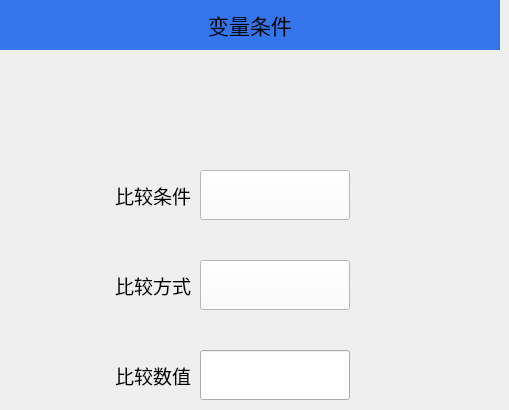
   <widget class="QWidget" name="page_26">
    <widget class="QLineEdit" name="Edit_varCmpVal">
     <property name="geometry">
      <rect>
       <x>200</x>
       <y>350</y>
       <width>150</width>
       <height>50</height>
      </rect>
     </property>
     <property name="minimumSize">
      <size>
       <width>150</width>
       <height>50</height>
      </size>
     </property>
     <property name="maximumSize">
      <size>
       <width>150</width>
       <height>50</height>
      </size>
     </property>
     <property name="font">
      <font>
       <pointsize>14</pointsize>
      </font>
     </property>
    </widget>
    <widget class="QLabel" name="label_39">
     <property name="geometry">
      <rect>
       <x>0</x>
       <y>0</y>
       <width>500</width>
       <height>50</height>
      </rect>
     </property>
     <property name="minimumSize">
      <size>
       <width>500</width>
       <height>50</height>
      </size>
     </property>
     <property name="maximumSize">
      <size>
       <width>500</width>
       <height>50</height>
      </size>
     </property>
     <property name="font">
      <font>
       <pointsize>16</pointsize>
      </font>
     </property>
     <property name="styleSheet">
      <string notr="true">QLabel{background-color:#3475EB;}</string>
     </property>
     <property name="text">
      <string>变量条件</string>
     </property>
     <property name="alignment">
      <set>Qt::AlignCenter</set>
     </property>
    </widget>
    <widget class="QLabel" name="label_172">
     <property name="geometry">
      <rect>
       <x>60</x>
       <y>170</y>
       <width>131</width>
       <height>51</height>
      </rect>
     </property>
     <property name="font">
      <font>
       <pointsize>14</pointsize>
      </font>
     </property>
     <property name="text">
      <string>比较条件</string>
     </property>
     <property name="alignment">
      <set>Qt::AlignRight|Qt::AlignTrailing|Qt::AlignVCenter</set>
     </property>
    </widget>
    <widget class="QLabel" name="label_173">
     <property name="geometry">
      <rect>
       <x>60</x>
       <y>260</y>
       <width>131</width>
       <height>51</height>
      </rect>
     </property>
     <property name="font">
      <font>
       <pointsize>14</pointsize>
      </font>
     </property>
     <property name="text">
      <string>比较方式</string>
     </property>
     <property name="alignment">
      <set>Qt::AlignRight|Qt::AlignTrailing|Qt::AlignVCenter</set>
     </property>
    </widget>
    <widget class="QLabel" name="label_174">
     <property name="geometry">
      <rect>
       <x>60</x>
       <y>350</y>
       <width>131</width>
       <height>51</height>
      </rect>
     </property>
     <property name="font">
      <font>
       <pointsize>14</pointsize>
      </font>
     </property>
     <property name="text">
      <string>比较数值</string>
     </property>
     <property name="alignment">
      <set>Qt::AlignRight|Qt::AlignTrailing|Qt::AlignVCenter</set>
     </property>
    </widget>
    <widget class="QPushButton" name="Btn_varCmpCond">
     <property name="geometry">
      <rect>
       <x>200</x>
       <y>170</y>
       <width>150</width>
       <height>50</height>
      </rect>
     </property>
     <property name="minimumSize">
      <size>
       <width>150</width>
       <height>50</height>
      </size>
     </property>
     <property name="maximumSize">
      <size>
       <width>150</width>
       <height>50</height>
      </size>
     </property>
     <property name="font">
      <font>
       <pointsize>14</pointsize>
      </font>
     </property>
     <property name="styleSheet">
      <string notr="true">background-color:white;</string>
     </property>
     <property name="text">
      <string/>
     </property>
    </widget>
    <widget class="QPushButton" name="Btn_varCmpType">
     <property name="geometry">
      <rect>
       <x>200</x>
       <y>260</y>
       <width>150</width>
       <height>50</height>
      </rect>
     </property>
     <property name="minimumSize">
      <size>
       <width>150</width>
       <height>50</height>
      </size>
     </property>
     <property name="maximumSize">
      <size>
       <width>150</width>
       <height>50</height>
      </size>
     </property>
     <property name="font">
      <font>
       <pointsize>14</pointsize>
      </font>
     </property>
     <property name="styleSheet">
      <string notr="true">background-color:white;</string>
     </property>
     <property name="text">
      <string/>
     </property>
    </widget>
   </widget>
